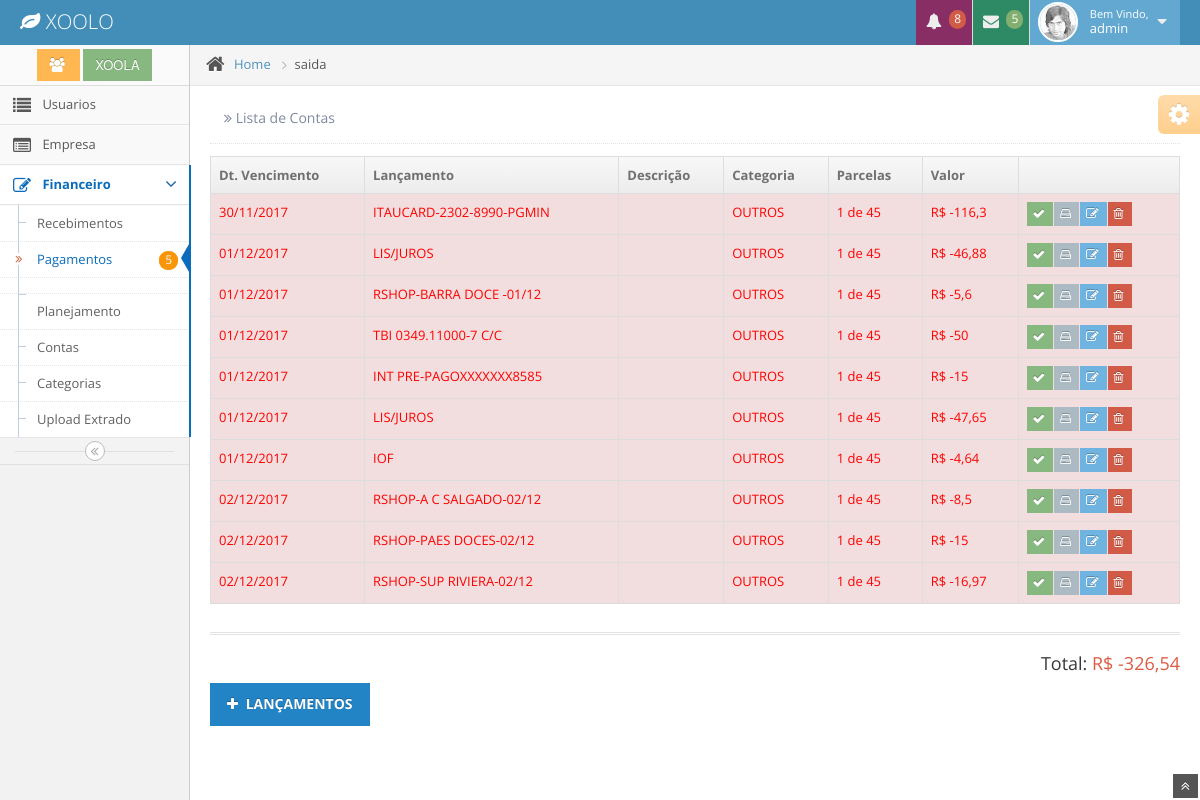
Before: /movimentacao/1 (signed in) with the older database file.
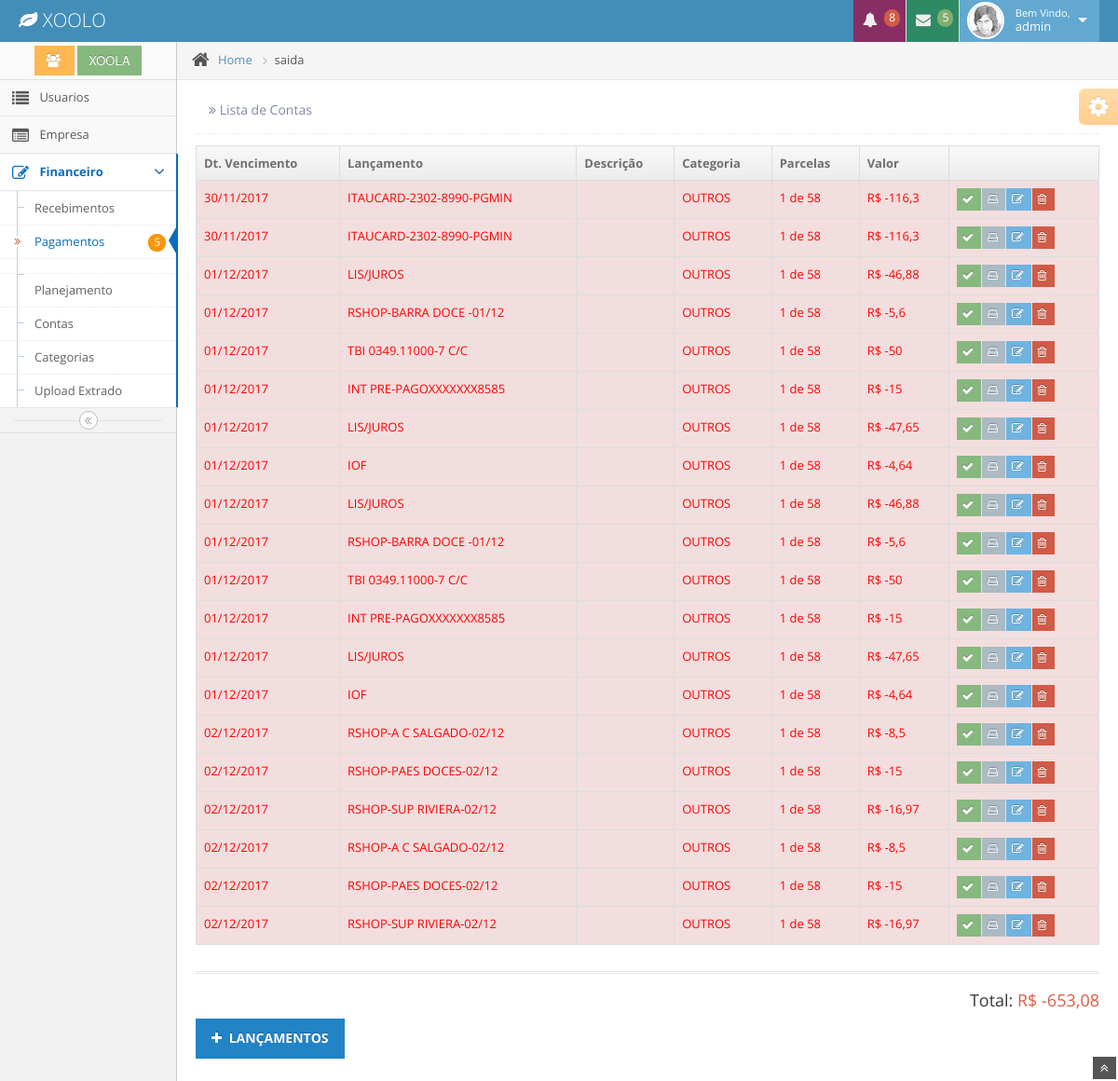
After: the same page with the newer database file.
### app/model/__init__.py (models this page shows, shortened)
class Movimentacao(db.Model):
      id                = db.Column(db.Integer, primary_key=True)
      titulo            = db.Column(db.String(100), index=True)
      descricao         = db.Column(db.String(255), index=True)
      valor             = db.Column(db.Float)
      juros             = db.Column(db.Float,default=0)
      multa             = db.Column(db.Float,default=0)
      desconto          = db.Column(db.Float,default=0)
      data_v            = db.Column(db.Date)
      data_pagamento    = db.Column(db.Date)
      parcelas          = db.Column(db.Integer)
      parcelas_id       = db.Column(db.Integer)
      efetuado          = db.Column(db.Boolean)
      finalizada        = db.Column(db.Boolean, default=False)
      categoria_id      = db.Column(db.Integer, db.ForeignKey('categoria.id'))
      formapagamento_id = db.Column(db.Integer, db.ForeignKey('formapagamento.id'))
      empresa_id        = db.Column(db.Integer, db.ForeignKey('empresa.id'))
      conta_id          = db.Column(db.Integer, db.ForeignKey('conta.id'))
      docs              = db.relationship('Docs', secondary=Mov_Docs,  backref=db.backref('movimentacao',lazy='dynamic'))
      date_created      = db.Column(db.DateTime)
      date_modified     = db.Column(db.DateTime)

class Categoria(db.Model):
      id            = db.Column(db.Integer, primary_key=True)
      titulo        = db.Column(db.String(100), index=True)
      descricao     = db.Column(db.String(255), index=True)
      status        = db.Column(db.Integer)
      empresa_id    = db.Column(db.Integer, db.ForeignKey('empresa.id'))
      Movimentacao  = db.relationship('Movimentacao', backref='categoria', lazy='dynamic')
      Planejamento  = db.relationship('Planejamento', backref='categoria', lazy='dynamic')
      date_created  = db.Column(db.DateTime)
      date_modified = db.Column(db.DateTime)

### app/controllers/movimentacao/controllers.py (the view)
@movimentacao.route("/index/<int:mov_id>")
@movimentacao.route('/<int:mov_id>')
@login_required
def index(mov_id):
    if mov_id == 0:
       session['tela'] = "entrada"
    elif mov_id == 1:
       session['tela'] = "saida"
    todos = Movimentacao.query.join(Categoria, Movimentacao.categoria_id == Categoria.id).filter(Categoria.status == mov_id,Movimentacao.efetuado == None, Movimentacao.empresa_id == session['empresa'] ).order_by('data_v').all()
    soma  = sum([item.valor  for item in todos])
    return render_template('movimentacao/index.html',title='Lista de Contas',todos=todos, sum=soma)

### app/__init__.py (called while the page is built)
@app.context_processor
def utility_processor():
    def formatar_dinheiro(value):
        if type(value) == str:
           value = int(value)
        valor = format_decimal(value, format='#.##,##;(#)')
        return "R$ {}".format(valor)
    return dict(formatar_dinheiro=formatar_dinheiro)

### app/controllers/auth/controllers.py (called while the page is built)
@login_manager.user_loader
def user_loader(user_id):
    return Usuario.query.get(user_id)

### app/controllers/movimentacao/controllers.py (called while the page is built)
@movimentacao.context_processor
def dados():
    empresa = Empresa.query.get(session['empresa'])
    usuario = Usuario.query.get(current_user.id)
    hoje    = datetime.date.today()
    return dict(empresa=empresa.nome, usuario = usuario.nome, hoje=hoje)

### app/templates/movimentacao/index.html (shortened to what this page needs)
{% extends "layout/base.html" %}
{% block content %}
					<div class="row-fluid">
						<div class="span12">
							<div class="row-fluid">
								<div class="span12">
									<table id="sample-table-1" class="table table-striped table-bordered table-hover">
										<thead>
											<tr>
												<th class="hidden-480"> Dt. Vencimento</th>
												<th>Lançamento </th>
												<th>Descrição</th>
												<th>Categoria</th>
												<th>Parcelas</th>
												<th>Valor</th>
												<th></th>
											</tr>
										</thead>
										<tbody>
                                   {% for conta in todos %}
                                            {% if hoje >  conta.data_v %}
                                                <tr class="danger">
                                            {% elif hoje == conta.data_v %}
                                                <tr class="warning">
                                            {% else %}
                                                  <tr>
                                            {% endif %}
                                      <td >{{ conta.data_v.strftime('%d/%m/%Y') }}</td>
                                    <td class="hidden-480">{{ conta.titulo }}</td>
												<td>{{ conta.descricao[:30] }}</td>
												<td>{{ conta.categoria.titulo }}</td>
  				  					            <td>{{ parcelas(conta.parcelas,conta.parcelas_id)}}</td>
												<td>{{ formatar_dinheiro(conta.valor)}}</td>
												<td>
													<div class="hidden-phone visible-desktop btn-group">
														<a class="btn btn-mini btn-success" href="{{url_for('movimentacao.realizado', mov_id=conta.id)}}">
                                                         <i class="icon-ok bigger-120">   </i>
                                                     </a>
                                                     <a class="btn btn-mini btn-action" href="{{url_for('movimentacao.docs', mov_id=conta.id)}}">
                                                         <i class="icon-hdd  bigger-120">   </i>
                                                     </a>
                                                       <a class="btn btn-mini btn-info" href="{{url_for('movimentacao.edit', mov_id=conta.id)}}">
															<i class="icon-edit bigger-120">   </i>
														</a>
														<a class="btn btn-mini btn-danger" href="{{url_for('movimentacao.delete', mov_id=conta.id)}}">
															<i class="icon-trash bigger-120"></i>
														</a>
													</div>
												</td>
											</tr>
										{% endfor %}
										</tbody>
									</table>
								</div>
							</div>
    <div class="hr hr8 hr-double hr-dotted"></div>
         <div class="row-fluid">
            <div class="span5 pull-right">
                <h4 class="pull-right">
                    Total:
                    <span class="red">{{ formatar_dinheiro(sum)   }} </span>
                </h4>
            </div>
        </div>
  </div>
                           <div class="left">
											<a href="{{url_for('movimentacao.new')}}" class="btn btn-primary">
												<i class="icon-plus"></i>
												<strong>LANÇAMENTOS</strong>
											</a>
										</div>
						</div>
					</div>
				</div>
				<div class="ace-settings-container" id="ace-settings-container">
					<div class="btn btn-app btn-mini btn-warning ace-settings-btn" id="ace-settings-btn">
						<i class="icon-cog bigger-150"></i>
					</div>
				</div>
			</div>
		<a href="#" id="btn-scroll-up" class="btn-scroll-up btn btn-small btn-inverse">
			<i class="icon-double-angle-up icon-only bigger-110"></i>
		</a>
{% endblock %}

Changed rows visible on the page:
computed for Movimentacao (number 1 of 20 on the later page): parcelas "1 de 45" → "1 de 58"
added Movimentacao: data_v "30/11/2017", titulo "ITAUCARD-2302-8990-PGMIN", categoria.titulo "OUTROS", parcelas "1 de 58", valor "R$ -116,3"
computed for Movimentacao (number 3 of 20 on the later page): parcelas "1 de 45" → "1 de 58"
computed for Movimentacao (number 4 of 20 on the later page): parcelas "1 de 45" → "1 de 58"
computed for Movimentacao (number 5 of 20 on the later page): parcelas "1 de 45" → "1 de 58"
computed for Movimentacao (number 6 of 20 on the later page): parcelas "1 de 45" → "1 de 58"
computed for Movimentacao (number 7 of 20 on the later page): parcelas "1 de 45" → "1 de 58"
computed for Movimentacao (number 8 of 20 on the later page): parcelas "1 de 45" → "1 de 58"
added Movimentacao: data_v "01/12/2017", titulo "LIS/JUROS", categoria.titulo "OUTROS", parcelas "1 de 58", valor "R$ -46,88"
added Movimentacao: data_v "01/12/2017", titulo "RSHOP-BARRA DOCE -01/12", categoria.titulo "OUTROS", parcelas "1 de 58", valor "R$ -5,6"
added Movimentacao: data_v "01/12/2017", titulo "TBI 0349.11000-7 C/C", categoria.titulo "OUTROS", parcelas "1 de 58", valor "R$ -50"
added Movimentacao: data_v "01/12/2017", titulo "INT PRE-PAGOXXXXXXX8585", categoria.titulo "OUTROS", parcelas "1 de 58", valor "R$ -15"
added Movimentacao: data_v "01/12/2017", titulo "LIS/JUROS", categoria.titulo "OUTROS", parcelas "1 de 58", valor "R$ -47,65"
added Movimentacao: data_v "01/12/2017", titulo "IOF", categoria.titulo "OUTROS", parcelas "1 de 58", valor "R$ -4,64"
computed for Movimentacao (number 15 of 20 on the later page): parcelas "1 de 45" → "1 de 58"
computed for Movimentacao (number 16 of 20 on the later page): parcelas "1 de 45" → "1 de 58"
computed for Movimentacao (number 17 of 20 on the later page): parcelas "1 de 45" → "1 de 58"
added Movimentacao: data_v "02/12/2017", titulo "RSHOP-A C SALGADO-02/12", categoria.titulo "OUTROS", parcelas "1 de 58", valor "R$ -8,5"
added Movimentacao: data_v "02/12/2017", titulo "RSHOP-PAES DOCES-02/12", categoria.titulo "OUTROS", parcelas "1 de 58", valor "R$ -15"
added Movimentacao: data_v "02/12/2017", titulo "RSHOP-SUP RIVIERA-02/12", categoria.titulo "OUTROS", parcelas "1 de 58", valor "R$ -16,97"
Other visible differences:
text no longer shown: "R$ -326,54"
text now shown: "R$ -653,08"
